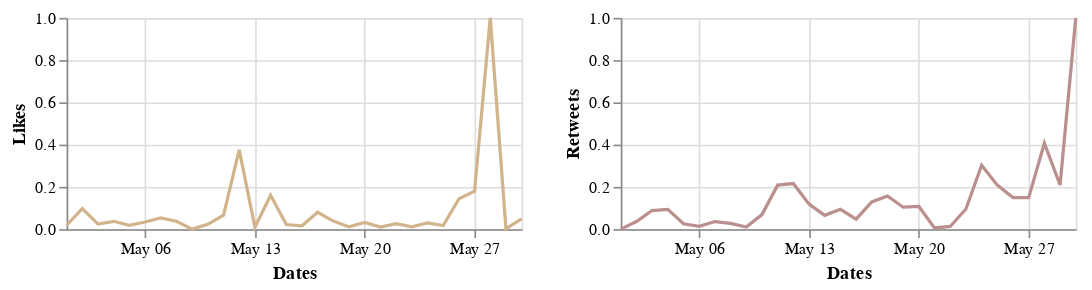

Notebook code for this chart:
### Markdown cell above
## May 2020

### Code cell
alt.hconcat(c1_may, c2_may)

### Figure 1 — Vega-Lite specification as saved in the notebook (floating-point values rounded to 4 significant figures)
{"config": {"view": {"continuousWidth": 400, "continuousHeight": 300}}, "hconcat": [{"data": {"name": "data-085dd653ca1d4370e76ac9fc3f2445d6"}, "mark": "line", "encoding": {"color": {"value": "Tan"}, "x": {"type": "temporal", "field": "Dates", "timeUnit": "monthdate", "title": "Dates"}, "y": {"type": "quantitative", "field": "Likes"}}, "height": 130, "width": 280}, {"data": {"name": "data-eb3835c3936140093d8494e524d03593"}, "mark": "line", "encoding": {"color": {"value": "RosyBrown"}, "x": {"type": "temporal", "field": "Dates", "timeUnit": "monthdate", "title": "Dates"}, "y": {"type": "quantitative", "field": "Retweets"}}, "height": 130, "width": 280}], "$schema": "https://vega.github.io/schema/vega-lite/v4.8.1.json", "datasets": {"data-085dd653ca1d4370e76ac9fc3f2445d6": [{"Dates": "2020-05-01T00:00:00", "Likes": 0.01829}, {"Dates": "2020-05-02T00:00:00", "Likes": 0.09719}, {"Dates": "2020-05-03T00:00:00", "Likes": 0.02384}, {"Dates": "2020-05-04T00:00:00", "Likes": 0.03709}, {"Dates": "2020-05-05T00:00:00", "Likes": 0.01821}, {"Dates": "2020-05-06T00:00:00", "Likes": 0.03361}, {"Dates": "2020-05-07T00:00:00", "Likes": 0.05348}, {"Dates": "2020-05-08T00:00:00", "Likes": 0.03742}, {"Dates": "2020-05-09T00:00:00", "Likes": 0.0}, {"Dates": "2020-05-10T00:00:00", "Likes": 0.02293}, {"Dates": "2020-05-11T00:00:00", "Likes": 0.06639}, {"Dates": "2020-05-12T00:00:00", "Likes": 0.3753}, {"Dates": "2020-05-13T00:00:00", "Likes": 0.009106}, {"Dates": "2020-05-14T00:00:00", "Likes": 0.1603}, {"Dates": "2020-05-15T00:00:00", "Likes": 0.02169}, {"Dates": "2020-05-16T00:00:00", "Likes": 0.01598}, {"Dates": "2020-05-17T00:00:00", "Likes": 0.0798}, {"Dates": "2020-05-18T00:00:00", "Likes": 0.038}, {"Dates": "2020-05-19T00:00:00", "Likes": 0.01051}, {"Dates": "2020-05-20T00:00:00", "Likes": 0.03137}, {"Dates": "2020-05-21T00:00:00", "Likes": 0.009768}, {"Dates": "2020-05-22T00:00:00", "Likes": 0.02533}, {"Dates": "2020-05-23T00:00:00", "Likes": 0.01118}, {"Dates": "2020-05-24T00:00:00", "Likes": 0.02922}, {"Dates": "2020-05-25T00:00:00", "Likes": 0.01714}, {"Dates": "2020-05-26T00:00:00", "Likes": 0.143}, {"Dates": "2020-05-27T00:00:00", "Likes": 0.1794}, {"Dates": "2020-05-28T00:00:00", "Likes": 1.0}, {"Dates": "2020-05-29T00:00:00", "Likes": 0.001987}, {"Dates": "2020-05-30T00:00:00", "Likes": 0.04834}], "data-eb3835c3936140093d8494e524d03593": [{"Dates": "2020-05-01T00:00:00", "Retweets": 0.0}, {"Dates": "2020-05-02T00:00:00", "Retweets": 0.03605}, {"Dates": "2020-05-03T00:00:00", "Retweets": 0.08802}, {"Dates": "2020-05-04T00:00:00", "Retweets": 0.0937}, {"Dates": "2020-05-05T00:00:00", "Retweets": 0.02527}, {"Dates": "2020-05-06T00:00:00", "Retweets": 0.01349}, {"Dates": "2020-05-07T00:00:00", "Retweets": 0.03582}, {"Dates": "2020-05-08T00:00:00", "Retweets": 0.02719}, {"Dates": "2020-05-09T00:00:00", "Retweets": 0.01005}, {"Dates": "2020-05-10T00:00:00", "Retweets": 0.06869}, {"Dates": "2020-05-11T00:00:00", "Retweets": 0.2082}, {"Dates": "2020-05-12T00:00:00", "Retweets": 0.2156}, {"Dates": "2020-05-13T00:00:00", "Retweets": 0.1184}, {"Dates": "2020-05-14T00:00:00", "Retweets": 0.06507}, {"Dates": "2020-05-15T00:00:00", "Retweets": 0.09399}, {"Dates": "2020-05-16T00:00:00", "Retweets": 0.04773}, {"Dates": "2020-05-17T00:00:00", "Retweets": 0.1287}, {"Dates": "2020-05-18T00:00:00", "Retweets": 0.157}, {"Dates": "2020-05-19T00:00:00", "Retweets": 0.1037}, {"Dates": "2020-05-20T00:00:00", "Retweets": 0.1072}, {"Dates": "2020-05-21T00:00:00", "Retweets": 0.005529}, {"Dates": "2020-05-22T00:00:00", "Retweets": 0.01258}, {"Dates": "2020-05-23T00:00:00", "Retweets": 0.09521}, {"Dates": "2020-05-24T00:00:00", "Retweets": 0.3022}, {"Dates": "2020-05-25T00:00:00", "Retweets": 0.2082}, {"Dates": "2020-05-26T00:00:00", "Retweets": 0.1496}, {"Dates": "2020-05-27T00:00:00", "Retweets": 0.1486}, {"Dates": "2020-05-28T00:00:00", "Retweets": 0.4068}, {"Dates": "2020-05-29T00:00:00", "Retweets": 0.209}, {"Dates": "2020-05-30T00:00:00", "Retweets": 1.0}]}}
